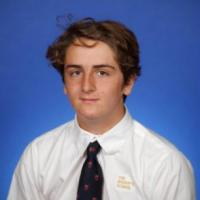
#> input picture images/kaz.jpg, 200 x 200 px
$ python translation.py --image images/kaz.jpg
#> lines starting #> are read from the running program, lines starting #| are printed output that depends on the picture
import numpy as np
import argparse
import imutils
import cv2

argP = argparse.ArgumentParser()
argP.add_argument("-i", "--image", required = True, help = "Path of da image")
args = vars(argP.parse_args())

image = cv2.imread(args["image"])
#> image is the input picture: shape (200, 200, 3); mean B, G, R 158.7, 120.2, 110.4
cv2.imshow("Original", image)
M = np.float32([[1,0,25], [0,1,50]])
shifted = cv2.warpAffine(image, M, (image.shape[1], image.shape[0]))
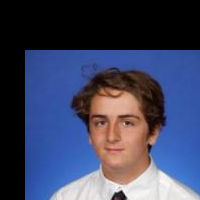
#> shifted: shape (200, 200, 3); mean B, G, R 96.5, 67.9, 62
cv2.imshow("Downwards and Right Shift", shifted)

shifted = imutils.translate(image, 0, 100)
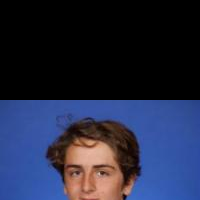
#> shifted: shape (200, 200, 3); mean B, G, R 66.9, 41.6, 36.4
cv2.imshow("Shifted Down", shifted)
cv2.waitKey(0)
